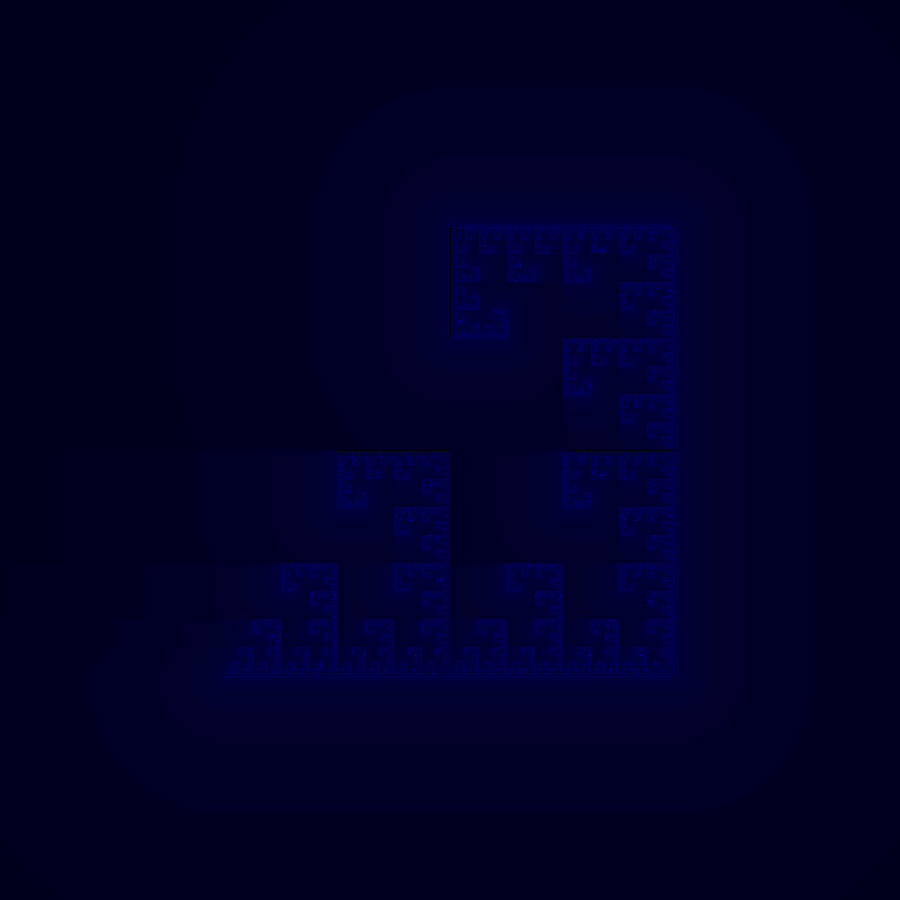

Source code (Python):
import numpy as np
import imageio
import math
  
def main():
    pixels_width = 900
    pixels_height = 900
    
    # set my frame and set it to white
    fixed_point = np.zeros((pixels_width, pixels_height,3))
    
    for i in range(pixels_width):
      for j in range(pixels_height):
        x=float(4*i)/pixels_width - 2
        y=float(-4*j)/pixels_height + 2
        for k in range(100):
          if(x < 0 and y <= 0):
            Newx = 2*x + 1
            Newy = 2*y + 1
          if(y>0):
            Newx=2*y-1
            Newy=-2*x+1
          if(x>=0 and y<=0):
            Newx=2*x-1
            Newy=2*y+1

          x=Newx
          y=Newy
          if(x*x + y*y > 100000):
            fixed_point[i][j]= np.array([0,0,k])
            break

    imageio.imwrite('escape_time_curl.png', fixed_point)
    return

main()